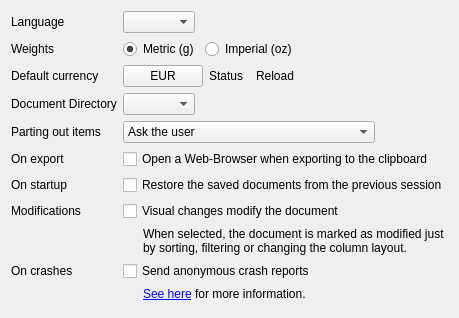
     <widget class="QWidget" name="general">
      <layout class="QFormLayout" name="formLayout_3">
       <property name="fieldGrowthPolicy">
        <enum>QFormLayout::FieldGrowthPolicy::ExpandingFieldsGrow</enum>
       </property>
       <property name="formAlignment">
        <set>Qt::AlignmentFlag::AlignLeading|Qt::AlignmentFlag::AlignLeft|Qt::AlignmentFlag::AlignTop</set>
       </property>
       <item row="0" column="0">
        <widget class="QLabel" name="label_8">
         <property name="text">
          <string>Language</string>
         </property>
        </widget>
       </item>
       <item row="0" column="1">
        <widget class="QComboBox" name="w_language"/>
       </item>
       <item row="1" column="0">
        <widget class="QLabel" name="label_9">
         <property name="text">
          <string>Weights</string>
         </property>
        </widget>
       </item>
       <item row="1" column="1">
        <layout class="QHBoxLayout" name="horizontalLayout_4">
         <item>
          <widget class="QRadioButton" name="w_metric">
           <property name="text">
            <string>Metric (g)</string>
           </property>
           <property name="checked">
            <bool>true</bool>
           </property>
          </widget>
         </item>
         <item>
          <widget class="QRadioButton" name="w_imperial">
           <property name="text">
            <string>Imperial (oz)</string>
           </property>
          </widget>
         </item>
         <item>
          <spacer name="horizontalSpacer_2">
           <property name="orientation">
            <enum>Qt::Orientation::Horizontal</enum>
           </property>
           <property name="sizeHint" stdset="0">
            <size>
             <width>40</width>
             <height>20</height>
            </size>
           </property>
          </spacer>
         </item>
        </layout>
       </item>
       <item row="2" column="0">
        <widget class="QLabel" name="label_27">
         <property name="text">
          <string>Default currency</string>
         </property>
        </widget>
       </item>
       <item row="2" column="1">
        <layout class="QHBoxLayout" name="horizontalLayout">
         <item>
          <widget class="QPushButton" name="w_currency">
           <property name="text">
            <string notr="true">EUR</string>
           </property>
           <property name="autoDefault">
            <bool>false</bool>
           </property>
          </widget>
         </item>
         <item>
          <widget class="QLabel" name="w_currency_status">
           <property name="text">
            <string notr="true">Status</string>
           </property>
           <property name="textFormat">
            <enum>Qt::TextFormat::AutoText</enum>
           </property>
          </widget>
         </item>
         <item>
          <widget class="QToolButton" name="w_currency_update">
           <property name="toolTip">
            <string>Reload exchange rates</string>
           </property>
           <property name="text">
            <string notr="true">Reload</string>
           </property>
           <property name="icon">
            <iconset theme="view-refresh"/>
           </property>
           <property name="autoRaise">
            <bool>true</bool>
           </property>
          </widget>
         </item>
        </layout>
       </item>
       <item row="3" column="0">
        <widget class="QLabel" name="label_30">
         <property name="text">
          <string>Document Directory</string>
         </property>
        </widget>
       </item>
       <item row="3" column="1">
        <widget class="QComboBox" name="w_docdir"/>
       </item>
       <item row="4" column="0">
        <widget class="QLabel" name="label">
         <property name="text">
          <string>Parting out items</string>
         </property>
        </widget>
       </item>
       <item row="4" column="1">
        <widget class="QComboBox" name="w_partout">
         <item>
          <property name="text">
           <string>Ask the user</string>
          </property>
         </item>
         <item>
          <property name="text">
           <string>Always replace the item being parted out</string>
          </property>
         </item>
         <item>
          <property name="text">
           <string>Always part out to a new document</string>
          </property>
         </item>
        </widget>
       </item>
       <item row="5" column="0">
        <widget class="QLabel" name="label_6">
         <property name="text">
          <string>On export</string>
         </property>
        </widget>
       </item>
       <item row="5" column="1">
        <widget class="QCheckBox" name="w_openbrowser">
         <property name="text">
          <string>Open a Web-Browser when exporting to the clipboard</string>
         </property>
        </widget>
       </item>
       <item row="6" column="0">
        <widget class="QLabel" name="label_5">
         <property name="text">
          <string>On startup</string>
         </property>
        </widget>
       </item>
       <item row="6" column="1">
        <widget class="QCheckBox" name="w_restore_session">
         <property name="text">
          <string>Restore the saved documents from the previous session</string>
         </property>
        </widget>
       </item>
       <item row="7" column="0">
        <widget class="QLabel" name="label_2">
         <property name="text">
          <string>Modifications</string>
         </property>
        </widget>
       </item>
       <item row="7" column="1">
        <widget class="QCheckBox" name="w_modifications">
         <property name="text">
          <string>Visual changes modify the document</string>
         </property>
        </widget>
       </item>
       <item row="8" column="1">
        <layout class="QHBoxLayout" name="horizontalLayout_5">
         <item>
          <widget class="QCheckBox" name="checkBox">
           <property name="maximumSize">
            <size>
             <width>16777215</width>
             <height>0</height>
            </size>
           </property>
           <property name="text">
            <string notr="true"/>
           </property>
          </widget>
         </item>
         <item>
          <widget class="QLabel" name="w_modifications_label">
           <property name="sizePolicy">
            <sizepolicy hsizetype="Expanding" vsizetype="Ignored">
             <horstretch>1</horstretch>
             <verstretch>0</verstretch>
            </sizepolicy>
           </property>
           <property name="text">
            <string>When selected, the document is marked as modified just by sorting, filtering or changing the column layout.</string>
           </property>
           <property name="alignment">
            <set>Qt::AlignmentFlag::AlignLeading|Qt::AlignmentFlag::AlignLeft|Qt::AlignmentFlag::AlignTop</set>
           </property>
           <property name="wordWrap">
            <bool>true</bool>
           </property>
          </widget>
         </item>
        </layout>
       </item>
       <item row="9" column="0">
        <widget class="QLabel" name="w_crash_reports_label">
         <property name="text">
          <string>On crashes</string>
         </property>
        </widget>
       </item>
       <item row="9" column="1">
        <widget class="QCheckBox" name="w_crash_reports">
         <property name="text">
          <string>Send anonymous crash reports</string>
         </property>
        </widget>
       </item>
       <item row="10" column="1">
        <layout class="QHBoxLayout" name="horizontalLayout_7">
         <item>
          <widget class="QCheckBox" name="checkBox_3">
           <property name="maximumSize">
            <size>
             <width>16777215</width>
             <height>0</height>
            </size>
           </property>
          </widget>
         </item>
         <item>
          <widget class="QLabel" name="label_22">
           <property name="sizePolicy">
            <sizepolicy hsizetype="Expanding" vsizetype="Ignored">
             <horstretch>1</horstretch>
             <verstretch>0</verstretch>
            </sizepolicy>
           </property>
           <property name="text">
            <string>&lt;a href='https://www.brickstore.dev/crash-reporting'&gt;See here&lt;/a&gt; for more information.</string>
           </property>
           <property name="alignment">
            <set>Qt::AlignmentFlag::AlignLeading|Qt::AlignmentFlag::AlignLeft|Qt::AlignmentFlag::AlignTop</set>
           </property>
           <property name="wordWrap">
            <bool>true</bool>
           </property>
           <property name="openExternalLinks">
            <bool>true</bool>
           </property>
           <property name="textInteractionFlags">
            <set>Qt::TextInteractionFlag::TextBrowserInteraction</set>
           </property>
          </widget>
         </item>
        </layout>
       </item>
       <item row="11" column="0">
        <widget class="QWidget" name="betterSpacer" native="true">
         <property name="sizePolicy">
          <sizepolicy hsizetype="Preferred" vsizetype="Expanding">
           <horstretch>0</horstretch>
           <verstretch>2</verstretch>
          </sizepolicy>
         </property>
        </widget>
       </item>
      </layout>
     </widget>
